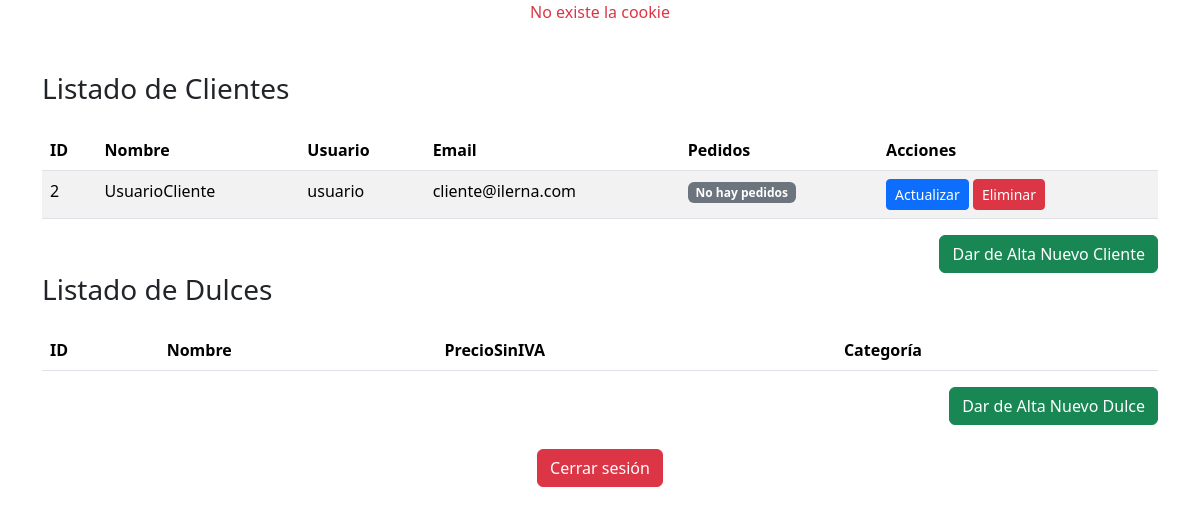
The app's page /mainAdmin.php, older data.
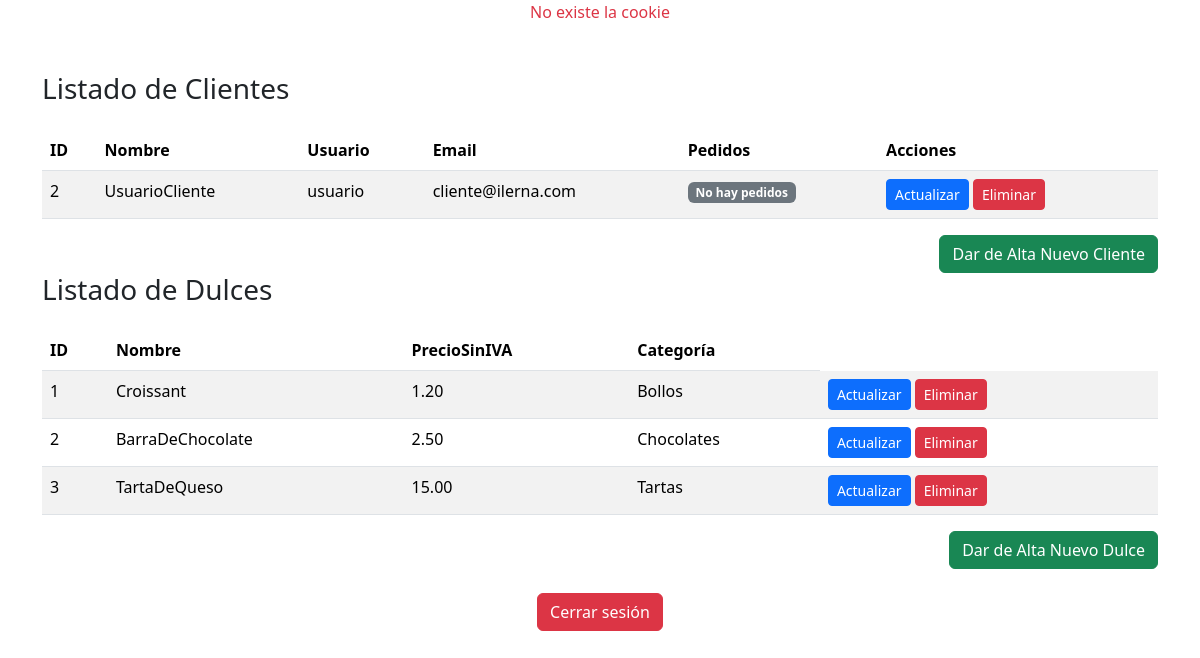
The same page, newer data.
### tables this page shows
CREATE TABLE IF NOT EXISTS usuarios (
    id INT PRIMARY KEY AUTO_INCREMENT,
    name VARCHAR(20) NOT NULL,
    username VARCHAR(20) NOT NULL,
    password VARCHAR(255) NOT NULL,
    email VARCHAR(50) NOT NULL,
    rol ENUM('admin', 'cliente') DEFAULT 'cliente',  
    creado_en TIMESTAMP DEFAULT CURRENT_TIMESTAMP
);

CREATE TABLE IF NOT EXISTS dulces (
    id INT AUTO_INCREMENT PRIMARY KEY,
    nombre VARCHAR(100) NOT NULL,
    precio DECIMAL(10, 2) NOT NULL,
    descripcion VARCHAR(1000) NOT NULL,
    categoria VARCHAR(100) NOT NULL,
    iva FLOAT NOT NULL,
    creado_en TIMESTAMP DEFAULT CURRENT_TIMESTAMP,  
    actualizado_en TIMESTAMP DEFAULT CURRENT_TIMESTAMP ON UPDATE CURRENT_TIMESTAMP  
);

### mainAdmin.php (the view, shortened to what this page needs)
<?php
require_once("index1.php");
if (isset($_COOKIE['username'])) {
    $username = $_COOKIE['username'];
    echo("<h1 class='text-center text-primary'>¡¡Bienvenid@ $username!!</h1>");
} else {
    echo("<p class='text-center text-danger'>No existe la cookie</p>");
}
echo("<div class='container my-5'>");
$conexionDB = ConexionDB::obtenerInstancia();
$conexion = $conexionDB->obtenerConexion();
$queryClientes = $conexion->prepare("SELECT id, name, username, email FROM usuarios WHERE rol = 'cliente'");
$queryClientes->execute();
$clientes = $queryClientes->fetchAll(PDO::FETCH_ASSOC);
echo ("<h3 class='mb-4'>Listado de Clientes</h3>");
echo ("<table class='table table-striped'>
        <thead>
            <tr>
                <th>ID</th>
                <th>Nombre</th>
                <th>Usuario</th>
                <th>Email</th>
                <th>Pedidos</th>
                <th>Acciones</th>
            </tr>
        </thead>
        <tbody>");
foreach ($clientes as $cliente) {
    $queryPedidos = $conexion->prepare("SELECT idPedido, fechaPedido, total FROM pedidos WHERE idCliente = ?");
    $queryPedidos->execute([$cliente['id']]);
    $pedidos = $queryPedidos->fetchAll(PDO::FETCH_ASSOC);
    echo ("<tr>
            <td>{$cliente['id']}</td>
            <td>{$cliente['name']}</td>
            <td>{$cliente['username']}</td>
            <td>{$cliente['email']}</td>
            <td>");
    if (count($pedidos) > 0) {
        echo ("<ul class='list-group'>");
        foreach ($pedidos as $pedido) {
            echo ("<li class='list-group-item'>
                    Pedido ID: {$pedido['idPedido']},
                    Fecha: {$pedido['fechaPedido']},
                    Total: {$pedido['total']}
                </li>");
        }
        echo ("</ul>");
    } else {
        echo ("<span class='badge bg-secondary'>No hay pedidos</span>");
    }
    echo ("</td>
            <td>
                <form action='src/formUpdateCliente.php' method='POST' style='display:inline;'>
                    <input type='hidden' name='id' value='{$cliente['id']}'>
                    <button type='submit' class='btn btn-primary btn-sm'>Actualizar</button>
                </form>
                <form action='src/removeCliente.php' method='POST' style='display:inline;' onsubmit='return confirmarEliminarCliente(event);'>
                    <input type='hidden' name='id' value='{$cliente['id']}'>
                    <button type='submit' class='btn btn-danger btn-sm'>Eliminar</button>
                </form>
            </td>
        </tr>");
}
echo ("</tbody></table>");
echo ("<div class='text-end'>
        <a href='src/formCreateCliente.php' class='btn btn-success'>Dar de Alta Nuevo Cliente</a>
    </div>");
$queryDulces = $conexion->prepare("SELECT id, nombre, precio, categoria FROM dulces");
$queryDulces->execute();
$dulces = $queryDulces->fetchAll(PDO::FETCH_ASSOC);
echo ("<h3 class='mb-4'>Listado de Dulces</h3>");
echo ("<table class='table table-striped'>
        <thead>
            <tr>
                <th>ID</th>
                <th>Nombre</th>
                <th>PrecioSinIVA</th>
                <th>Categoría</th>
            </tr>
        </thead>
        <tbody>");
foreach ($dulces as $dulce) {
    echo ("<tr>
            <td>{$dulce['id']}</td>
            <td>{$dulce['nombre']}</td>
            <td>{$dulce['precio']}</td>
            <td>{$dulce['categoria']}</td>
        <td>
                <form action='src/formUpdateDulce.php' method='POST' style='display:inline;'>
                    <input type='hidden' name='id' value='{$dulce['id']}'>
                    <button type='submit' class='btn btn-primary btn-sm'>Actualizar</button>
                </form>
                <form action='src/removeDulce.php' method='POST' style='display:inline;' onsubmit='return confirmarEliminarDulce(event);'>
                    <input type='hidden' name='id' value='{$dulce['id']}'>
                    <button type='submit' class='btn btn-danger btn-sm'>Eliminar</button>
                </form>
            </td>
        </tr>");
}
echo ("</tbody></table>");
echo ("<div class='text-end'>
        <a href='src/formCreateDulce.php' class='btn btn-success'>Dar de Alta Nuevo Dulce</a>
    </div>");
echo("<div class='text-center mt-4'>
        <button class='btn btn-danger' onclick='cerrarSesion()'>Cerrar sesión</button>
    </div>");
echo("</div>");
require_once("index2.php");
?>

### index1.php (shortened to what this page needs)
<!DOCTYPE html>
<html lang="en">
<head>
    <link rel="stylesheet" href="https://cdnjs.cloudflare.com/ajax/libs/font-awesome/6.0.0-beta3/css/all.min.css">
    <link href="https://cdn.jsdelivr.net/npm/bootstrap@5.3.3/dist/css/bootstrap.min.css"
          rel="stylesheet"
>
</head>
<body>
    <div class="container-fluid justify-content-center align-items-center vh-100">

### index2.php (shortened to what this page needs)
    </div>
</body>
</html>

Row changes from the older to the newer data that the page shows:
added dulces: id "1", nombre "Croissant", precio "1.20", categoria "Bollos"
added dulces: id "2", nombre "BarraDeChocolate", precio "2.50", categoria "Chocolates"
added dulces: id "3", nombre "TartaDeQueso", precio "15.00", categoria "Tartas"
